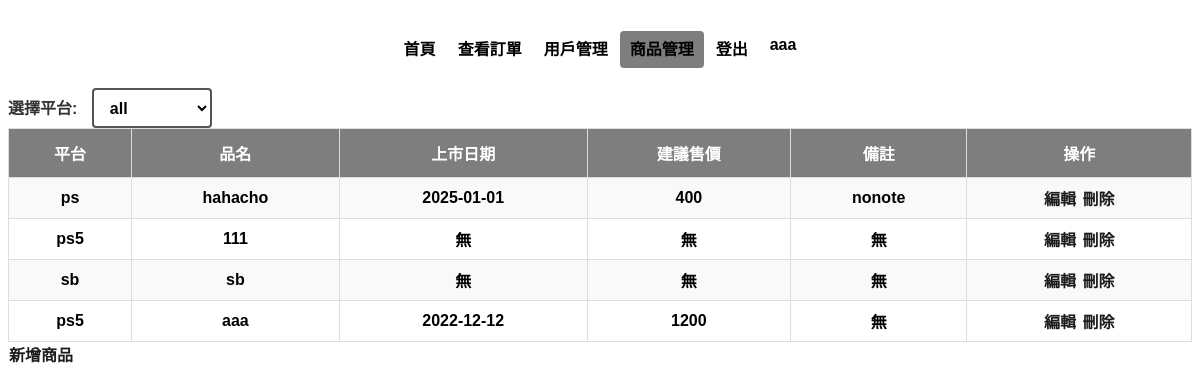
Before: /op/productManage/ (signed in) with the older database file.
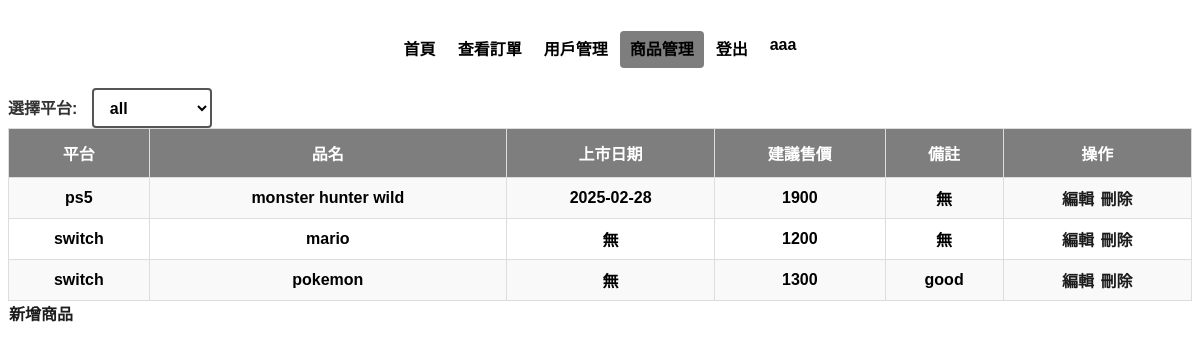
After: the same page with the newer database file.
### base/models.py (models this page shows)
class Product(models.Model):
    id = models.AutoField(primary_key=True)
    release_date = models.DateField(blank=True, null=True)
    platform = models.CharField(max_length=10)
    product_name = models.CharField(max_length=50)
    suggested_price = models.DecimalField(max_digits=7, decimal_places=0,blank=True, null=True)
    notes = models.TextField(blank=True, null=True)

### op/views.py (the view)
# urls.py: path("productManage/", ProductView.as_view(), name='productManage'),
class ProductView(LoginRequiredMixin, TemplateView, OpRequiredMixin):
    template_name = 'products.html'
    def get_context_data(self, **kwargs):
        context = super().get_context_data(**kwargs)
        platforms = Product.objects.values_list('platform', flat=True).distinct()
        products = Product.objects.all()
        context['platforms'] = platforms
        context['products'] = products
        return context

### template/products.html (shortened to what this page needs)
{%extends "bases/Base.html"%}
{% load static %}
{%block body%}
<div class="header">
    <header class="d-flex justify-content-center py-3">
        <ul class="nav nav-pills">
            <li class="nav-item"><a href="/op/" class="nav-link" aria-current="page">首頁</a></li>
            <li class="nav-item"><a href="/op/check/" class="nav-link">查看訂單</a></li>
            <li class="nav-item"><a href="/op/userManage/?page=1" class="nav-link">用戶管理</a></li>
            <li class="nav-item"><a href="/op/productManage/" class="nav-link active">商品管理</a></li>
            <li class="nav-item"><a href="/logout/" class="nav-link">登出</a></li>
            <li class="nav-item"><a href="/logout/" class="nav-link">{{ user.username }}</a></li>
        </ul>
    </header>
</div>
<label for="category-select">選擇平台:</label>
<select id="platform-select">
    <option value="all">all</option>
</select>
<table>
    <tr>
        <th>平台</th>
        <th>品名</th>
        <th>上市日期</th>
        <th>建議售價</th>
        <th>備註</th>
        <th>操作</th>
    </tr>
    {%for product in products%}
    <tr class="trs {{product.platform}}">
        <td>{{product.platform}}</td>
        <td>{{product.product_name}}</td>
        <td>{{product.release_date|date:"Y-m-d"|default:"無"}}</td>
        <td>{{product.suggested_price|default:"無"}}</td>
        <td>{{product.notes|default:"無"}}</td>
        <td>
            <a href="edit/?id={{product.id}}">編輯</a>
            <a href="delete/?id={{product.id}}">刪除</a>
        </td>
    </tr>
    {%endfor%}
</table>
<a href="create/">新增商品</a>
{%endblock%}

Changed rows visible on the page:
removed Product: platform "ps", product_name "hahacho", release_date "2025-01-01", suggested_price "400", notes "nonote"
removed Product: platform "ps5", product_name "111", release_date "無", suggested_price "無", notes "無"
removed Product: platform "sb", product_name "sb", release_date "無", suggested_price "無", notes "無"
removed Product: platform "ps5", product_name "aaa", release_date "2022-12-12", suggested_price "1200", notes "無"
added Product: platform "ps5", product_name "monster hunter wild", release_date "2025-02-28", suggested_price "1900", notes "無"
added Product: platform "switch", product_name "mario", release_date "無", suggested_price "1200", notes "無"
added Product: platform "switch", product_name "pokemon", release_date "無", suggested_price "1300", notes "good"
